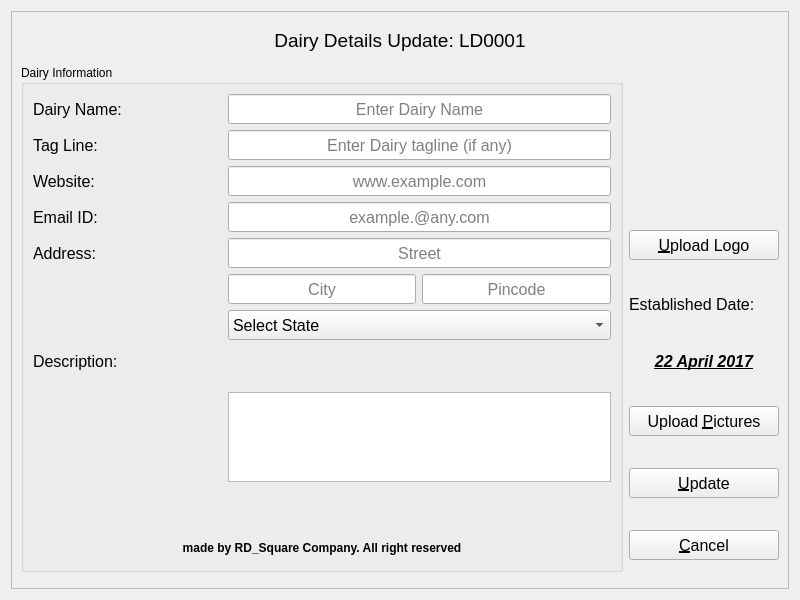
<?xml version="1.0" encoding="UTF-8"?>
<ui version="4.0">
 <class>DiaryUpdate</class>
 <widget class="QWidget" name="DiaryUpdate">
  <property name="geometry">
   <rect>
    <x>0</x>
    <y>0</y>
    <width>800</width>
    <height>600</height>
   </rect>
  </property>
  <property name="sizePolicy">
   <sizepolicy hsizetype="Fixed" vsizetype="Fixed">
    <horstretch>0</horstretch>
    <verstretch>0</verstretch>
   </sizepolicy>
  </property>
  <property name="minimumSize">
   <size>
    <width>800</width>
    <height>600</height>
   </size>
  </property>
  <property name="maximumSize">
   <size>
    <width>800</width>
    <height>600</height>
   </size>
  </property>
  <property name="windowTitle">
   <string>Dairy Details Update</string>
  </property>
  <layout class="QGridLayout" name="gridLayout">
   <item row="0" column="0">
    <widget class="QScrollArea" name="scrollArea">
     <property name="widgetResizable">
      <bool>true</bool>
     </property>
     <widget class="QWidget" name="scrollAreaWidgetContents">
      <property name="geometry">
       <rect>
        <x>0</x>
        <y>0</y>
        <width>780</width>
        <height>580</height>
       </rect>
      </property>
      <layout class="QGridLayout" name="gridLayout_3">
       <item row="0" column="0" colspan="2">
        <widget class="QLabel" name="titleLabel">
         <property name="sizePolicy">
          <sizepolicy hsizetype="Preferred" vsizetype="Fixed">
           <horstretch>0</horstretch>
           <verstretch>0</verstretch>
          </sizepolicy>
         </property>
         <property name="minimumSize">
          <size>
           <width>0</width>
           <height>30</height>
          </size>
         </property>
         <property name="maximumSize">
          <size>
           <width>16777215</width>
           <height>30</height>
          </size>
         </property>
         <property name="font">
          <font>
           <pointsize>14</pointsize>
          </font>
         </property>
         <property name="text">
          <string>Dairy Details Update: LD0001</string>
         </property>
         <property name="alignment">
          <set>Qt::AlignCenter</set>
         </property>
         <property name="wordWrap">
          <bool>true</bool>
         </property>
        </widget>
       </item>
       <item row="1" column="0" rowspan="7">
        <widget class="QGroupBox" name="groupBox">
         <property name="title">
          <string>Dairy Information</string>
         </property>
         <layout class="QGridLayout" name="gridLayout_2">
          <item row="8" column="0">
           <spacer name="verticalSpacer">
            <property name="orientation">
             <enum>Qt::Vertical</enum>
            </property>
            <property name="sizeType">
             <enum>QSizePolicy::Minimum</enum>
            </property>
            <property name="sizeHint" stdset="0">
             <size>
              <width>20</width>
              <height>129</height>
             </size>
            </property>
           </spacer>
          </item>
          <item row="6" column="1" colspan="2">
           <widget class="QComboBox" name="stateBox">
            <property name="minimumSize">
             <size>
              <width>0</width>
              <height>30</height>
             </size>
            </property>
            <property name="maximumSize">
             <size>
              <width>16777215</width>
              <height>30</height>
             </size>
            </property>
            <property name="font">
             <font>
              <pointsize>12</pointsize>
             </font>
            </property>
            <property name="cursor">
             <cursorShape>PointingHandCursor</cursorShape>
            </property>
            <property name="toolTip">
             <string>select state</string>
            </property>
            <item>
             <property name="text">
              <string>Select State</string>
             </property>
            </item>
            <item>
             <property name="text">
              <string>Andhra Pradesh</string>
             </property>
            </item>
            <item>
             <property name="text">
              <string>Arunachal Pradesh</string>
             </property>
            </item>
            <item>
             <property name="text">
              <string>Assam</string>
             </property>
            </item>
            <item>
             <property name="text">
              <string>Bihar</string>
             </property>
            </item>
            <item>
             <property name="text">
              <string>Chhattisgarh</string>
             </property>
            </item>
            <item>
             <property name="text">
              <string>Goa</string>
             </property>
            </item>
            <item>
             <property name="text">
              <string>Gujarat</string>
             </property>
            </item>
            <item>
             <property name="text">
              <string>Haryana</string>
             </property>
            </item>
            <item>
             <property name="text">
              <string>Himachal Pradesh</string>
             </property>
            </item>
            <item>
             <property name="text">
              <string>Jammu &amp; Kashmir</string>
             </property>
            </item>
            <item>
             <property name="text">
              <string>Jharkhand</string>
             </property>
            </item>
            <item>
             <property name="text">
              <string>Karnataka</string>
             </property>
            </item>
            <item>
             <property name="text">
              <string>Kerala</string>
             </property>
            </item>
            <item>
             <property name="text">
              <string>Madhya Pradesh</string>
             </property>
            </item>
            <item>
             <property name="text">
              <string>Maharashtra</string>
             </property>
            </item>
            <item>
             <property name="text">
              <string>Manipur</string>
             </property>
            </item>
            <item>
             <property name="text">
              <string>Meghalaya</string>
             </property>
            </item>
            <item>
             <property name="text">
              <string>Mizoram</string>
             </property>
            </item>
            <item>
             <property name="text">
              <string>Nagaland</string>
             </property>
            </item>
            <item>
             <property name="text">
              <string>Odisha</string>
             </property>
            </item>
            <item>
             <property name="text">
              <string>Punjab</string>
             </property>
            </item>
            <item>
             <property name="text">
              <string>Rajasthan</string>
             </property>
            </item>
            <item>
             <property name="text">
              <string>Sikkim</string>
             </property>
            </item>
            <item>
             <property name="text">
              <string>Tamil Nadu</string>
             </property>
            </item>
            <item>
             <property name="text">
              <string>Telangana</string>
             </property>
            </item>
            <item>
             <property name="text">
              <string>Tripura</string>
             </property>
            </item>
            <item>
             <property name="text">
              <string>Uttarakhand</string>
             </property>
            </item>
            <item>
             <property name="text">
              <string>Uttar Pradesh</string>
             </property>
            </item>
            <item>
             <property name="text">
              <string>West Bengal</string>
             </property>
            </item>
           </widget>
          </item>
          <item row="0" column="0">
           <widget class="QLabel" name="label_2">
            <property name="sizePolicy">
             <sizepolicy hsizetype="Preferred" vsizetype="Fixed">
              <horstretch>0</horstretch>
              <verstretch>0</verstretch>
             </sizepolicy>
            </property>
            <property name="minimumSize">
             <size>
              <width>0</width>
              <height>30</height>
             </size>
            </property>
            <property name="maximumSize">
             <size>
              <width>16777215</width>
              <height>30</height>
             </size>
            </property>
            <property name="font">
             <font>
              <pointsize>12</pointsize>
             </font>
            </property>
            <property name="text">
             <string>Dairy Name:  </string>
            </property>
            <property name="alignment">
             <set>Qt::AlignLeading|Qt::AlignLeft|Qt::AlignVCenter</set>
            </property>
            <property name="wordWrap">
             <bool>true</bool>
            </property>
           </widget>
          </item>
          <item row="5" column="2">
           <widget class="QLineEdit" name="pincodeEdit">
            <property name="sizePolicy">
             <sizepolicy hsizetype="Preferred" vsizetype="Fixed">
              <horstretch>0</horstretch>
              <verstretch>0</verstretch>
             </sizepolicy>
            </property>
            <property name="minimumSize">
             <size>
              <width>0</width>
              <height>30</height>
             </size>
            </property>
            <property name="maximumSize">
             <size>
              <width>16777215</width>
              <height>30</height>
             </size>
            </property>
            <property name="font">
             <font>
              <pointsize>12</pointsize>
             </font>
            </property>
            <property name="toolTip">
             <string>enter pincode</string>
            </property>
            <property name="alignment">
             <set>Qt::AlignCenter</set>
            </property>
            <property name="placeholderText">
             <string>Pincode</string>
            </property>
           </widget>
          </item>
          <item row="7" column="0">
           <widget class="QLabel" name="label_13">
            <property name="sizePolicy">
             <sizepolicy hsizetype="Preferred" vsizetype="Fixed">
              <horstretch>0</horstretch>
              <verstretch>0</verstretch>
             </sizepolicy>
            </property>
            <property name="minimumSize">
             <size>
              <width>0</width>
              <height>30</height>
             </size>
            </property>
            <property name="maximumSize">
             <size>
              <width>16777215</width>
              <height>30</height>
             </size>
            </property>
            <property name="font">
             <font>
              <pointsize>12</pointsize>
             </font>
            </property>
            <property name="text">
             <string>Description:  </string>
            </property>
            <property name="wordWrap">
             <bool>true</bool>
            </property>
           </widget>
          </item>
          <item row="2" column="0">
           <widget class="QLabel" name="label_4">
            <property name="sizePolicy">
             <sizepolicy hsizetype="Preferred" vsizetype="Fixed">
              <horstretch>0</horstretch>
              <verstretch>0</verstretch>
             </sizepolicy>
            </property>
            <property name="minimumSize">
             <size>
              <width>0</width>
              <height>30</height>
             </size>
            </property>
            <property name="maximumSize">
             <size>
              <width>16777215</width>
              <height>30</height>
             </size>
            </property>
            <property name="font">
             <font>
              <pointsize>12</pointsize>
             </font>
            </property>
            <property name="text">
             <string>Website:  </string>
            </property>
            <property name="wordWrap">
             <bool>true</bool>
            </property>
           </widget>
          </item>
          <item row="1" column="1" colspan="2">
           <widget class="QLineEdit" name="tagEdit">
            <property name="sizePolicy">
             <sizepolicy hsizetype="Preferred" vsizetype="Fixed">
              <horstretch>0</horstretch>
              <verstretch>0</verstretch>
             </sizepolicy>
            </property>
            <property name="minimumSize">
             <size>
              <width>0</width>
              <height>30</height>
             </size>
            </property>
            <property name="maximumSize">
             <size>
              <width>16777215</width>
              <height>30</height>
             </size>
            </property>
            <property name="font">
             <font>
              <pointsize>12</pointsize>
              <weight>50</weight>
              <bold>false</bold>
             </font>
            </property>
            <property name="toolTip">
             <string>enter tag line for your dairy</string>
            </property>
            <property name="alignment">
             <set>Qt::AlignCenter</set>
            </property>
            <property name="placeholderText">
             <string>Enter Dairy tagline (if any)</string>
            </property>
           </widget>
          </item>
          <item row="1" column="0">
           <widget class="QLabel" name="label_3">
            <property name="sizePolicy">
             <sizepolicy hsizetype="Preferred" vsizetype="Fixed">
              <horstretch>0</horstretch>
              <verstretch>0</verstretch>
             </sizepolicy>
            </property>
            <property name="minimumSize">
             <size>
              <width>0</width>
              <height>30</height>
             </size>
            </property>
            <property name="maximumSize">
             <size>
              <width>16777215</width>
              <height>30</height>
             </size>
            </property>
            <property name="font">
             <font>
              <pointsize>12</pointsize>
             </font>
            </property>
            <property name="text">
             <string>Tag Line:  </string>
            </property>
            <property name="alignment">
             <set>Qt::AlignLeading|Qt::AlignLeft|Qt::AlignVCenter</set>
            </property>
            <property name="wordWrap">
             <bool>true</bool>
            </property>
           </widget>
          </item>
          <item row="2" column="1" colspan="2">
           <widget class="QLineEdit" name="webEdit">
            <property name="sizePolicy">
             <sizepolicy hsizetype="Preferred" vsizetype="Fixed">
              <horstretch>0</horstretch>
              <verstretch>0</verstretch>
             </sizepolicy>
            </property>
            <property name="minimumSize">
             <size>
              <width>0</width>
              <height>30</height>
             </size>
            </property>
            <property name="maximumSize">
             <size>
              <width>16777215</width>
              <height>30</height>
             </size>
            </property>
            <property name="font">
             <font>
              <family>Cantarell</family>
              <pointsize>12</pointsize>
              <weight>50</weight>
              <bold>false</bold>
             </font>
            </property>
            <property name="toolTip">
             <string>enter website of dairy (if any)</string>
            </property>
            <property name="alignment">
             <set>Qt::AlignCenter</set>
            </property>
            <property name="placeholderText">
             <string>www.example.com</string>
            </property>
           </widget>
          </item>
          <item row="4" column="1" colspan="2">
           <widget class="QLineEdit" name="streetEdit">
            <property name="sizePolicy">
             <sizepolicy hsizetype="Preferred" vsizetype="Fixed">
              <horstretch>0</horstretch>
              <verstretch>0</verstretch>
             </sizepolicy>
            </property>
            <property name="minimumSize">
             <size>
              <width>0</width>
              <height>30</height>
             </size>
            </property>
            <property name="maximumSize">
             <size>
              <width>16777215</width>
              <height>30</height>
             </size>
            </property>
            <property name="font">
             <font>
              <pointsize>12</pointsize>
             </font>
            </property>
            <property name="toolTip">
             <string>enter address of dairy</string>
            </property>
            <property name="alignment">
             <set>Qt::AlignCenter</set>
            </property>
            <property name="placeholderText">
             <string>Street</string>
            </property>
           </widget>
          </item>
          <item row="3" column="1" colspan="2">
           <widget class="QLineEdit" name="emailEdit">
            <property name="sizePolicy">
             <sizepolicy hsizetype="Preferred" vsizetype="Fixed">
              <horstretch>0</horstretch>
              <verstretch>0</verstretch>
             </sizepolicy>
            </property>
            <property name="minimumSize">
             <size>
              <width>0</width>
              <height>30</height>
             </size>
            </property>
            <property name="maximumSize">
             <size>
              <width>16777215</width>
              <height>30</height>
             </size>
            </property>
            <property name="font">
             <font>
              <pointsize>12</pointsize>
              <weight>50</weight>
              <bold>false</bold>
             </font>
            </property>
            <property name="toolTip">
             <string>enter email id of dairy</string>
            </property>
            <property name="alignment">
             <set>Qt::AlignCenter</set>
            </property>
            <property name="placeholderText">
             <string>example.@any.com</string>
            </property>
           </widget>
          </item>
          <item row="4" column="0">
           <widget class="QLabel" name="label_5">
            <property name="sizePolicy">
             <sizepolicy hsizetype="Preferred" vsizetype="Fixed">
              <horstretch>0</horstretch>
              <verstretch>0</verstretch>
             </sizepolicy>
            </property>
            <property name="minimumSize">
             <size>
              <width>0</width>
              <height>30</height>
             </size>
            </property>
            <property name="maximumSize">
             <size>
              <width>16777215</width>
              <height>30</height>
             </size>
            </property>
            <property name="font">
             <font>
              <pointsize>12</pointsize>
             </font>
            </property>
            <property name="text">
             <string>Address:  </string>
            </property>
            <property name="wordWrap">
             <bool>true</bool>
            </property>
           </widget>
          </item>
          <item row="9" column="0" colspan="3">
           <widget class="QLabel" name="devLabel">
            <property name="sizePolicy">
             <sizepolicy hsizetype="Preferred" vsizetype="Fixed">
              <horstretch>0</horstretch>
              <verstretch>0</verstretch>
             </sizepolicy>
            </property>
            <property name="minimumSize">
             <size>
              <width>0</width>
              <height>25</height>
             </size>
            </property>
            <property name="maximumSize">
             <size>
              <width>16777215</width>
              <height>25</height>
             </size>
            </property>
            <property name="font">
             <font>
              <pointsize>9</pointsize>
              <weight>75</weight>
              <bold>true</bold>
             </font>
            </property>
            <property name="text">
             <string>made by RD_Square Company. All right reserved</string>
            </property>
            <property name="alignment">
             <set>Qt::AlignCenter</set>
            </property>
            <property name="wordWrap">
             <bool>true</bool>
            </property>
           </widget>
          </item>
          <item row="0" column="1" colspan="2">
           <widget class="QLineEdit" name="nameEdit">
            <property name="sizePolicy">
             <sizepolicy hsizetype="Preferred" vsizetype="Fixed">
              <horstretch>0</horstretch>
              <verstretch>0</verstretch>
             </sizepolicy>
            </property>
            <property name="minimumSize">
             <size>
              <width>0</width>
              <height>30</height>
             </size>
            </property>
            <property name="maximumSize">
             <size>
              <width>16777215</width>
              <height>30</height>
             </size>
            </property>
            <property name="font">
             <font>
              <family>Ubuntu</family>
              <pointsize>12</pointsize>
              <italic>false</italic>
             </font>
            </property>
            <property name="toolTip">
             <string>enter name for your dairy</string>
            </property>
            <property name="locale">
             <locale language="English" country="UnitedStates"/>
            </property>
            <property name="text">
             <string/>
            </property>
            <property name="alignment">
             <set>Qt::AlignCenter</set>
            </property>
            <property name="placeholderText">
             <string>Enter Dairy Name</string>
            </property>
           </widget>
          </item>
          <item row="3" column="0">
           <widget class="QLabel" name="label_7">
            <property name="sizePolicy">
             <sizepolicy hsizetype="Preferred" vsizetype="Fixed">
              <horstretch>0</horstretch>
              <verstretch>0</verstretch>
             </sizepolicy>
            </property>
            <property name="minimumSize">
             <size>
              <width>0</width>
              <height>30</height>
             </size>
            </property>
            <property name="maximumSize">
             <size>
              <width>16777215</width>
              <height>30</height>
             </size>
            </property>
            <property name="font">
             <font>
              <pointsize>12</pointsize>
             </font>
            </property>
            <property name="text">
             <string>Email ID:  </string>
            </property>
           </widget>
          </item>
          <item row="5" column="1">
           <widget class="QLineEdit" name="cityEdit">
            <property name="sizePolicy">
             <sizepolicy hsizetype="Preferred" vsizetype="Fixed">
              <horstretch>0</horstretch>
              <verstretch>0</verstretch>
             </sizepolicy>
            </property>
            <property name="minimumSize">
             <size>
              <width>0</width>
              <height>30</height>
             </size>
            </property>
            <property name="maximumSize">
             <size>
              <width>16777215</width>
              <height>30</height>
             </size>
            </property>
            <property name="font">
             <font>
              <pointsize>12</pointsize>
             </font>
            </property>
            <property name="toolTip">
             <string>enter city in which dairy is situated</string>
            </property>
            <property name="alignment">
             <set>Qt::AlignCenter</set>
            </property>
            <property name="placeholderText">
             <string>City</string>
            </property>
           </widget>
          </item>
          <item row="7" column="1" rowspan="2" colspan="2">
           <widget class="QTextEdit" name="descEdit">
            <property name="sizePolicy">
             <sizepolicy hsizetype="Preferred" vsizetype="Fixed">
              <horstretch>0</horstretch>
              <verstretch>0</verstretch>
             </sizepolicy>
            </property>
            <property name="minimumSize">
             <size>
              <width>0</width>
              <height>90</height>
             </size>
            </property>
            <property name="maximumSize">
             <size>
              <width>16777215</width>
              <height>90</height>
             </size>
            </property>
            <property name="font">
             <font>
              <pointsize>12</pointsize>
             </font>
            </property>
            <property name="toolTip">
             <string>write description about dairy in approx 500 words</string>
            </property>
           </widget>
          </item>
         </layout>
        </widget>
       </item>
       <item row="1" column="1">
        <widget class="QLabel" name="logoLabel">
         <property name="sizePolicy">
          <sizepolicy hsizetype="Fixed" vsizetype="Fixed">
           <horstretch>0</horstretch>
           <verstretch>0</verstretch>
          </sizepolicy>
         </property>
         <property name="minimumSize">
          <size>
           <width>150</width>
           <height>100</height>
          </size>
         </property>
         <property name="maximumSize">
          <size>
           <width>150</width>
           <height>100</height>
          </size>
         </property>
         <property name="cursor">
          <cursorShape>ForbiddenCursor</cursorShape>
         </property>
         <property name="toolTip">
          <string>select image for Dairy Logo</string>
         </property>
         <property name="text">
          <string>&lt;html&gt;&lt;head/&gt;&lt;body&gt;&lt;p&gt;&lt;img src=&quot;:/E:/Qt projects/Milk_Dairy_Software/insert_Images/milk_dairy_logo.jpg&quot; width=&quot;150&quot; height=&quot;100&quot; /&gt;&lt;/p&gt;&lt;/body&gt;&lt;/html&gt;</string>
         </property>
        </widget>
       </item>
       <item row="2" column="1">
        <widget class="QPushButton" name="logoButton">
         <property name="sizePolicy">
          <sizepolicy hsizetype="Preferred" vsizetype="Fixed">
           <horstretch>0</horstretch>
           <verstretch>0</verstretch>
          </sizepolicy>
         </property>
         <property name="minimumSize">
          <size>
           <width>0</width>
           <height>30</height>
          </size>
         </property>
         <property name="maximumSize">
          <size>
           <width>16777215</width>
           <height>30</height>
          </size>
         </property>
         <property name="font">
          <font>
           <pointsize>12</pointsize>
          </font>
         </property>
         <property name="cursor">
          <cursorShape>PointingHandCursor</cursorShape>
         </property>
         <property name="toolTip">
          <string>logo update button</string>
         </property>
         <property name="text">
          <string>&amp;Upload Logo</string>
         </property>
        </widget>
       </item>
       <item row="3" column="1">
        <widget class="QLabel" name="label_6">
         <property name="sizePolicy">
          <sizepolicy hsizetype="Preferred" vsizetype="Fixed">
           <horstretch>0</horstretch>
           <verstretch>0</verstretch>
          </sizepolicy>
         </property>
         <property name="minimumSize">
          <size>
           <width>0</width>
           <height>25</height>
          </size>
         </property>
         <property name="maximumSize">
          <size>
           <width>16777215</width>
           <height>25</height>
          </size>
         </property>
         <property name="font">
          <font>
           <pointsize>12</pointsize>
          </font>
         </property>
         <property name="text">
          <string>Established Date:</string>
         </property>
         <property name="wordWrap">
          <bool>true</bool>
         </property>
        </widget>
       </item>
       <item row="4" column="1">
        <widget class="QLabel" name="estLabel">
         <property name="sizePolicy">
          <sizepolicy hsizetype="Preferred" vsizetype="Fixed">
           <horstretch>0</horstretch>
           <verstretch>0</verstretch>
          </sizepolicy>
         </property>
         <property name="minimumSize">
          <size>
           <width>0</width>
           <height>25</height>
          </size>
         </property>
         <property name="maximumSize">
          <size>
           <width>16777215</width>
           <height>25</height>
          </size>
         </property>
         <property name="font">
          <font>
           <pointsize>12</pointsize>
           <weight>75</weight>
           <italic>true</italic>
           <bold>true</bold>
           <underline>true</underline>
          </font>
         </property>
         <property name="cursor">
          <cursorShape>ForbiddenCursor</cursorShape>
         </property>
         <property name="toolTip">
          <string>date when dairy was established</string>
         </property>
         <property name="text">
          <string>22 April 2017</string>
         </property>
         <property name="alignment">
          <set>Qt::AlignCenter</set>
         </property>
         <property name="wordWrap">
          <bool>true</bool>
         </property>
        </widget>
       </item>
       <item row="5" column="1">
        <widget class="QPushButton" name="upButton">
         <property name="sizePolicy">
          <sizepolicy hsizetype="Preferred" vsizetype="Fixed">
           <horstretch>0</horstretch>
           <verstretch>0</verstretch>
          </sizepolicy>
         </property>
         <property name="minimumSize">
          <size>
           <width>0</width>
           <height>30</height>
          </size>
         </property>
         <property name="maximumSize">
          <size>
           <width>16777215</width>
           <height>30</height>
          </size>
         </property>
         <property name="font">
          <font>
           <pointsize>12</pointsize>
          </font>
         </property>
         <property name="cursor">
          <cursorShape>PointingHandCursor</cursorShape>
         </property>
         <property name="toolTip">
          <string>show/edit addtional pictures of dairy</string>
         </property>
         <property name="text">
          <string>Upload &amp;Pictures</string>
         </property>
        </widget>
       </item>
       <item row="6" column="1">
        <widget class="QPushButton" name="updateButton">
         <property name="sizePolicy">
          <sizepolicy hsizetype="Preferred" vsizetype="Fixed">
           <horstretch>0</horstretch>
           <verstretch>0</verstretch>
          </sizepolicy>
         </property>
         <property name="minimumSize">
          <size>
           <width>0</width>
           <height>30</height>
          </size>
         </property>
         <property name="maximumSize">
          <size>
           <width>16777215</width>
           <height>30</height>
          </size>
         </property>
         <property name="font">
          <font>
           <pointsize>12</pointsize>
          </font>
         </property>
         <property name="cursor">
          <cursorShape>PointingHandCursor</cursorShape>
         </property>
         <property name="toolTip">
          <string>press update to update dairy details</string>
         </property>
         <property name="text">
          <string>&amp;Update</string>
         </property>
        </widget>
       </item>
       <item row="7" column="1">
        <widget class="QPushButton" name="cancelButton">
         <property name="sizePolicy">
          <sizepolicy hsizetype="Preferred" vsizetype="Fixed">
           <horstretch>0</horstretch>
           <verstretch>0</verstretch>
          </sizepolicy>
         </property>
         <property name="minimumSize">
          <size>
           <width>0</width>
           <height>30</height>
          </size>
         </property>
         <property name="maximumSize">
          <size>
           <width>16777215</width>
           <height>30</height>
          </size>
         </property>
         <property name="font">
          <font>
           <pointsize>12</pointsize>
          </font>
         </property>
         <property name="cursor">
          <cursorShape>PointingHandCursor</cursorShape>
         </property>
         <property name="toolTip">
          <string>cancel all the changes</string>
         </property>
         <property name="text">
          <string>&amp;Cancel</string>
         </property>
        </widget>
       </item>
      </layout>
     </widget>
    </widget>
   </item>
  </layout>
 </widget>
 <resources>
  <include location="../Milk_Dairy_Software/insert_cust_images.qrc"/>
 </resources>
 <connections/>
</ui>
